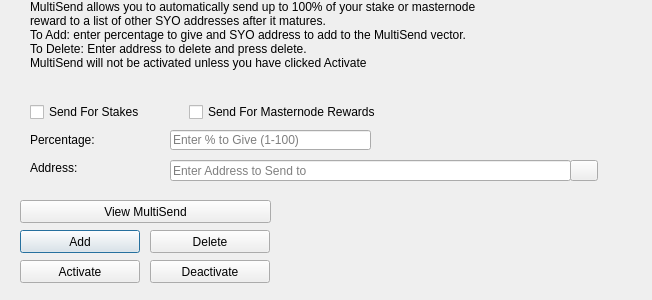
<?xml version="1.0" encoding="UTF-8"?>
<ui version="4.0">
 <class>MultiSendDialog</class>
 <widget class="QDialog" name="MultiSendDialog">
  <property name="windowModality">
   <enum>Qt::NonModal</enum>
  </property>
  <property name="geometry">
   <rect>
    <x>0</x>
    <y>0</y>
    <width>652</width>
    <height>300</height>
   </rect>
  </property>
  <property name="windowTitle">
   <string>MultiSend</string>
  </property>
  <widget class="QLineEdit" name="multiSendPercentEdit">
   <property name="geometry">
    <rect>
     <x>170</x>
     <y>130</y>
     <width>201</width>
     <height>20</height>
    </rect>
   </property>
   <property name="toolTip">
    <string>Enter whole numbers 1 - 100</string>
   </property>
   <property name="placeholderText">
    <string>Enter % to Give (1-100)</string>
   </property>
  </widget>
  <widget class="QLineEdit" name="multiSendAddressEdit">
   <property name="geometry">
    <rect>
     <x>170</x>
     <y>160</y>
     <width>401</width>
     <height>21</height>
    </rect>
   </property>
   <property name="toolTip">
    <string/>
   </property>
   <property name="placeholderText">
    <string>Enter Address to Send to</string>
   </property>
  </widget>
  <widget class="QLabel" name="label_2">
   <property name="geometry">
    <rect>
     <x>30</x>
     <y>0</y>
     <width>451</width>
     <height>121</height>
    </rect>
   </property>
   <property name="lineWidth">
    <number>1</number>
   </property>
   <property name="text">
    <string>MultiSend allows you to automatically send up to 100% of your stake or masternode reward to a list of other SYO addresses after it matures.
To Add: enter percentage to give and SYO address to add to the MultiSend vector.
To Delete: Enter address to delete and press delete.
MultiSend will not be activated unless you have clicked Activate</string>
   </property>
   <property name="alignment">
    <set>Qt::AlignLeading|Qt::AlignLeft|Qt::AlignTop</set>
   </property>
   <property name="wordWrap">
    <bool>true</bool>
   </property>
  </widget>
  <widget class="QLabel" name="message">
   <property name="geometry">
    <rect>
     <x>290</x>
     <y>200</y>
     <width>351</width>
     <height>91</height>
    </rect>
   </property>
   <property name="text">
    <string/>
   </property>
  </widget>
  <widget class="QPushButton" name="addButton">
   <property name="geometry">
    <rect>
     <x>20</x>
     <y>230</y>
     <width>120</width>
     <height>23</height>
    </rect>
   </property>
   <property name="toolTip">
    <string/>
   </property>
   <property name="statusTip">
    <string>Add to MultiSend Vector</string>
   </property>
   <property name="text">
    <string>Add</string>
   </property>
  </widget>
  <widget class="QPushButton" name="disableButton">
   <property name="geometry">
    <rect>
     <x>150</x>
     <y>260</y>
     <width>120</width>
     <height>23</height>
    </rect>
   </property>
   <property name="statusTip">
    <string>Deactivate MultiSend</string>
   </property>
   <property name="text">
    <string>Deactivate</string>
   </property>
  </widget>
  <widget class="QPushButton" name="addressBookButton">
   <property name="geometry">
    <rect>
     <x>570</x>
     <y>160</y>
     <width>28</width>
     <height>21</height>
    </rect>
   </property>
   <property name="toolTip">
    <string>Choose an address from the address book</string>
   </property>
   <property name="text">
    <string/>
   </property>
   <property name="icon">
    <iconset resource="../syologic.qrc">
     <normaloff>:/icons/address-book</normaloff>:/icons/address-book</iconset>
   </property>
   <property name="shortcut">
    <string>Alt+A</string>
   </property>
   <property name="autoDefault">
    <bool>false</bool>
   </property>
  </widget>
  <widget class="QLabel" name="label">
   <property name="geometry">
    <rect>
     <x>30</x>
     <y>130</y>
     <width>121</width>
     <height>20</height>
    </rect>
   </property>
   <property name="toolTip">
    <string>Percentage of stake to send</string>
   </property>
   <property name="text">
    <string>Percentage:</string>
   </property>
  </widget>
  <widget class="QLabel" name="label_5">
   <property name="geometry">
    <rect>
     <x>30</x>
     <y>160</y>
     <width>111</width>
     <height>16</height>
    </rect>
   </property>
   <property name="toolTip">
    <string>Address to send portion of stake to</string>
   </property>
   <property name="text">
    <string>Address:</string>
   </property>
  </widget>
  <widget class="QPushButton" name="deleteButton">
   <property name="geometry">
    <rect>
     <x>150</x>
     <y>230</y>
     <width>120</width>
     <height>23</height>
    </rect>
   </property>
   <property name="toolTip">
    <string/>
   </property>
   <property name="statusTip">
    <string>Delete Address From MultiSend Vector</string>
   </property>
   <property name="text">
    <string>Delete</string>
   </property>
  </widget>
  <widget class="QPushButton" name="activateButton">
   <property name="geometry">
    <rect>
     <x>20</x>
     <y>260</y>
     <width>120</width>
     <height>23</height>
    </rect>
   </property>
   <property name="statusTip">
    <string>Activate MultiSend</string>
   </property>
   <property name="text">
    <string>Activate</string>
   </property>
  </widget>
  <widget class="QPushButton" name="viewButton">
   <property name="geometry">
    <rect>
     <x>20</x>
     <y>200</y>
     <width>251</width>
     <height>23</height>
    </rect>
   </property>
   <property name="toolTip">
    <string/>
   </property>
   <property name="statusTip">
    <string>View MultiSend Vector</string>
   </property>
   <property name="text">
    <string>View MultiSend</string>
   </property>
  </widget>
  <widget class="QWidget" name="horizontalLayoutWidget">
   <property name="geometry">
    <rect>
     <x>30</x>
     <y>100</y>
     <width>351</width>
     <height>24</height>
    </rect>
   </property>
   <layout class="QHBoxLayout" name="horizontalLayout">
    <item>
     <widget class="QCheckBox" name="multiSendStakeCheckBox">
      <property name="text">
       <string>Send For Stakes</string>
      </property>
     </widget>
    </item>
    <item>
     <widget class="QCheckBox" name="multiSendMasternodeCheckBox">
      <property name="text">
       <string>Send For Masternode Rewards</string>
      </property>
     </widget>
    </item>
   </layout>
  </widget>
 </widget>
 <resources>
  <include location="../syologic.qrc"/>
 </resources>
 <connections/>
</ui>
